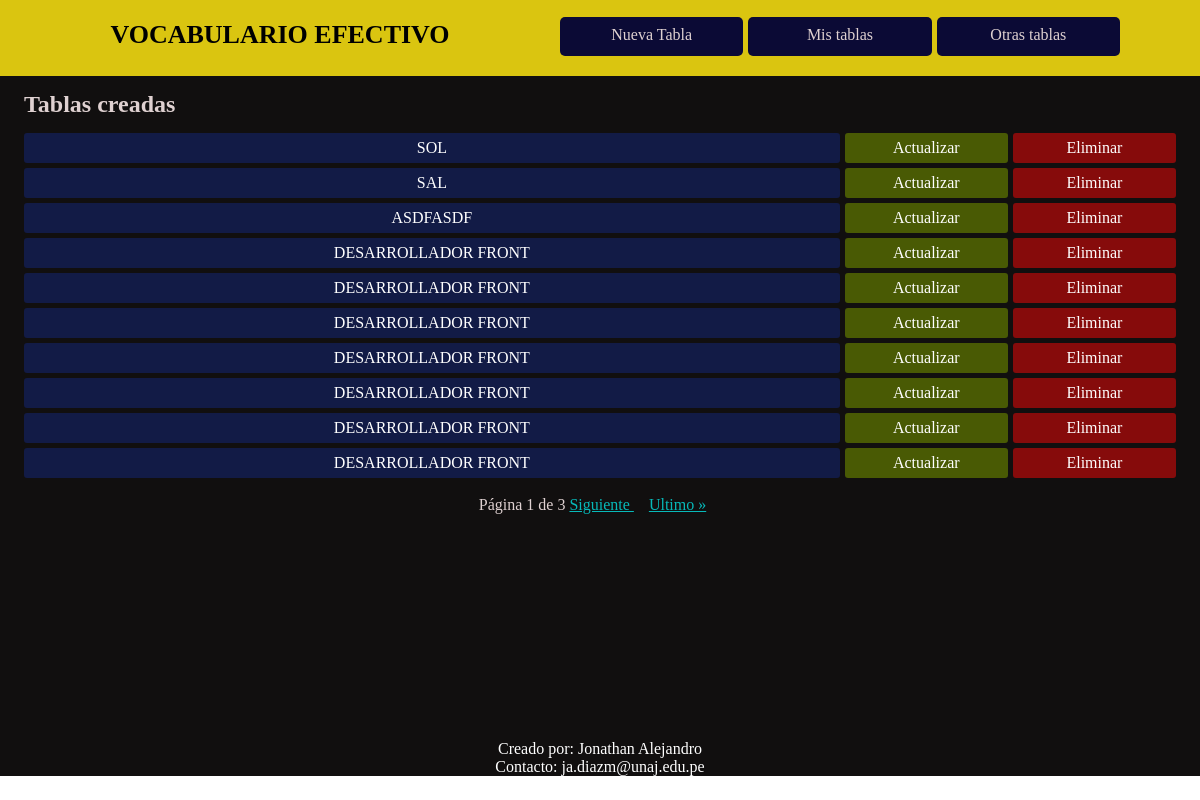
Before: /coleccion-tablas/ (signed in) with the older database file.
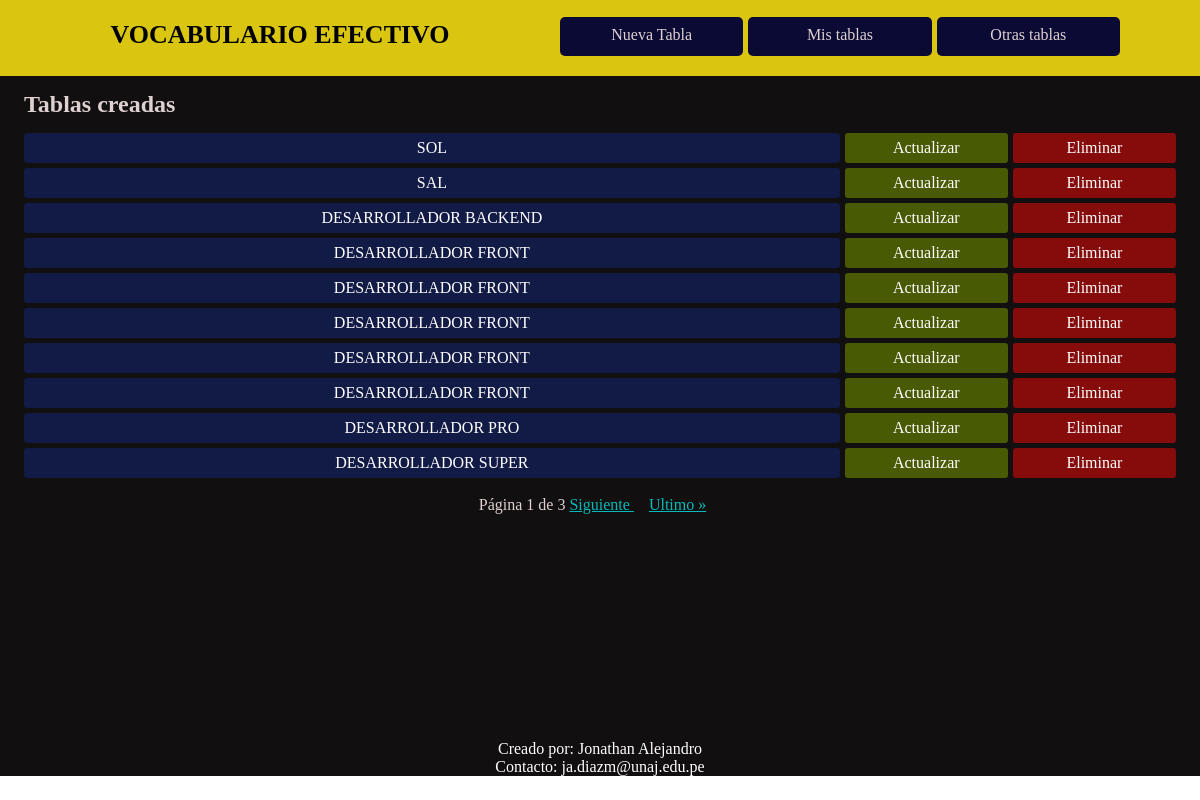
After: the same page with the newer database file.
### tables/models.py (models this page shows)
class Table(models.Model) :
    id = models.AutoField(primary_key=True)
    user = models.ForeignKey(User, on_delete = models.CASCADE)
    title = models.CharField(max_length = 255)
    link = models.CharField(max_length = 255, null = True, blank = True)
    pdf_doc = models.FileField(null = True, blank = True, upload_to='pdf')

### tables/views.py (the view)
# urls.py: path('coleccion-tablas/', login_required(views.TableCollectionView.as_view()), name = 'table_collection'),
class TableCollectionView(ListView) :
    template_name = 'table_collection/table_collection.html'
    context_object_name = 'tables'
    paginate_by = 10
    def get_queryset(self, *args, **kwargs) :
        return Table.objects.filter(user_id = self.request.user.id)

### tables/templates/table_collection/table_collection.html
{% extends 'layouts/layout.html' %}
{% block main_content %}
    <h2 class="description-tables">Tablas creadas</h2>
    <ul class="table-collection">
        {% for table in tables %}
            <li>
                <div class="option-table check"><a href="{% url 'tables_app:word_list' table_id=table.id  title=table.title %}" >{{table.title|upper}}</a></div>
                <div class="option-table update"><a href="{% url 'tables_app:updatetable' pk=table.id %}">Actualizar</a></div>
                <div class="option-table delete"><a href="{% url 'tables_app:removetable' pk=table.id %}">Eliminar</a></div>
            </li>
        {% endfor %}
    </ul>
    {% include 'includes/pagination.html' %}
{% endblock %}

Changed rows visible on the page:
removed Table: title "ASDFASDF"
changed Table: title "DESARROLLADOR FRONT" → "DESARROLLADOR BACKEND"
changed Table: title "DESARROLLADOR FRONT" → "DESARROLLADOR PRO"
now on this page (row edited): Table: title "DESARROLLADOR SUPER"
